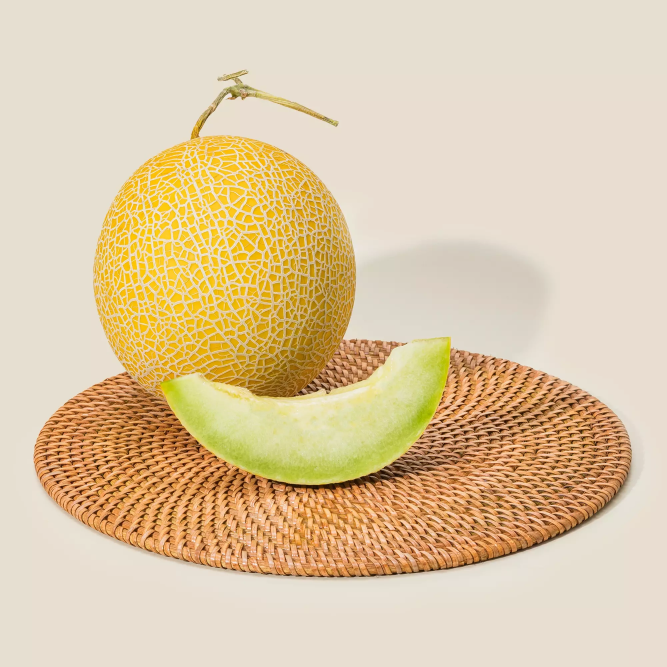
#> input picture python/jobsheet5/img/melon.png, 2000 x 2000 px, found by its file name (shown at 1/3 size)
$ python 5.4ekualClahe.py
#> lines starting #> are read from the running program, lines starting #| are printed output that depends on the picture
import cv2
import numpy as np

citra = cv2.imread('python\\jobsheet5\\img\\melon.png', 0)
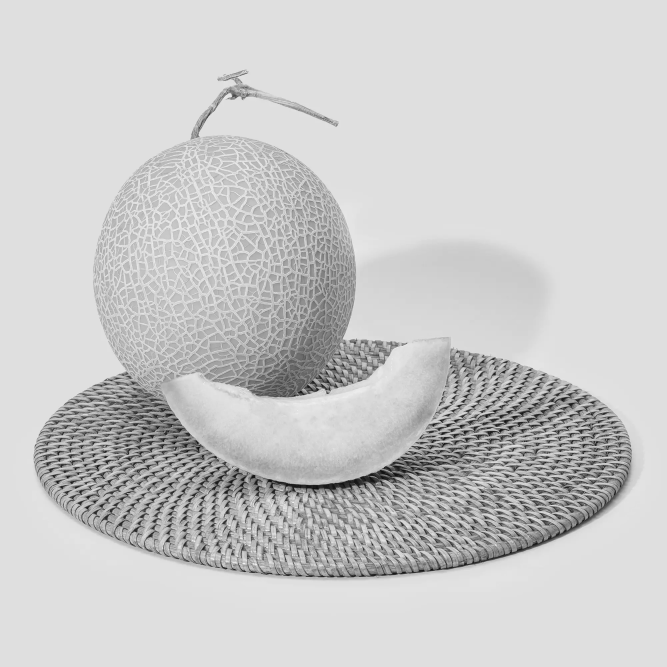
#> citra: shape (2000, 2000) (shown at 1/3 size); min 5, max 253, mean 202.7
clahe = cv2.createCLAHE(clipLimit=12, tileGridSize=(8,8))
ekual = clahe.apply(citra)
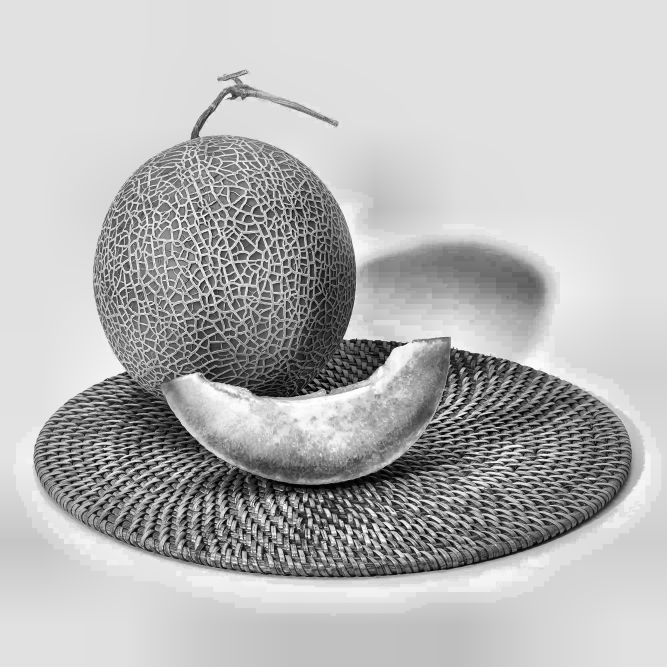
#> ekual: shape (2000, 2000) (shown at 1/3 size); min 0, max 255, mean 183.2
hasil = np.hstack((citra, ekual))
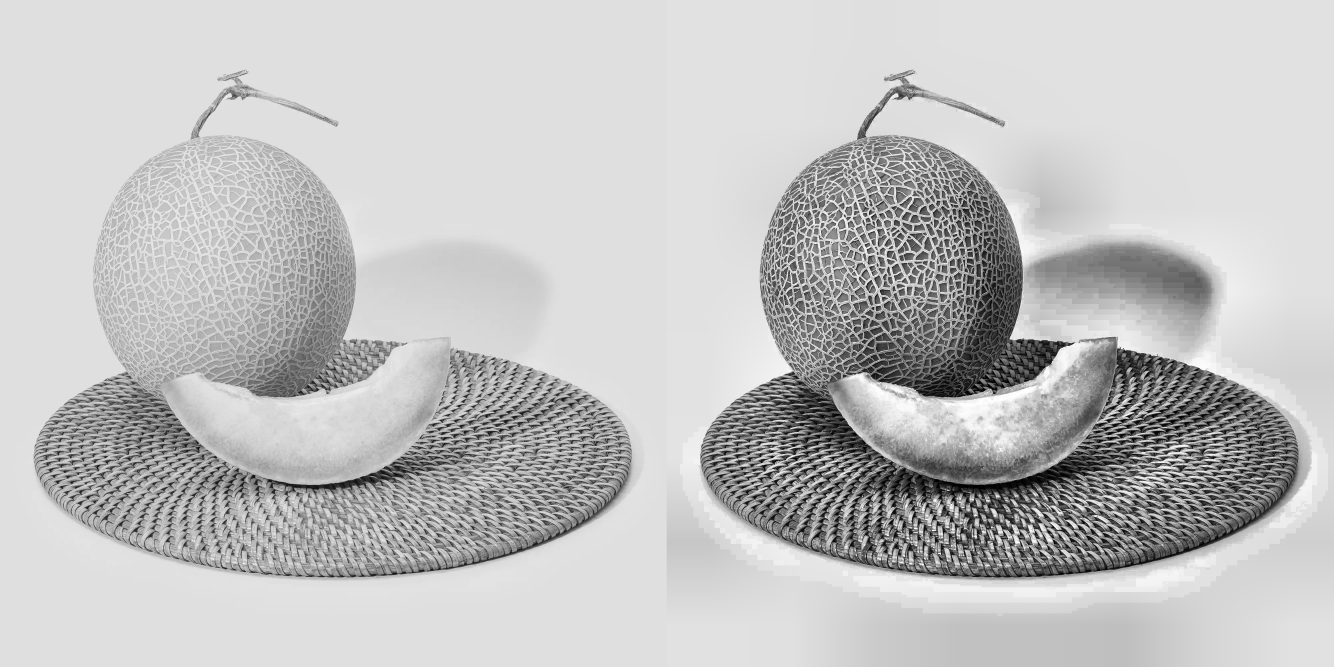
#> hasil: shape (2000, 4000) (shown at 1/3 size); min 0, max 255, mean 193

scale_percent = 20
width = int(hasil.shape[1] * scale_percent / 100)
#> width = 800
height = int(hasil.shape[0] * scale_percent / 100)
#> height = 400
dim = (width, height)
#> dim = (800, 400)
resized = cv2.resize(hasil, dim, interpolation=cv2.INTER_AREA)
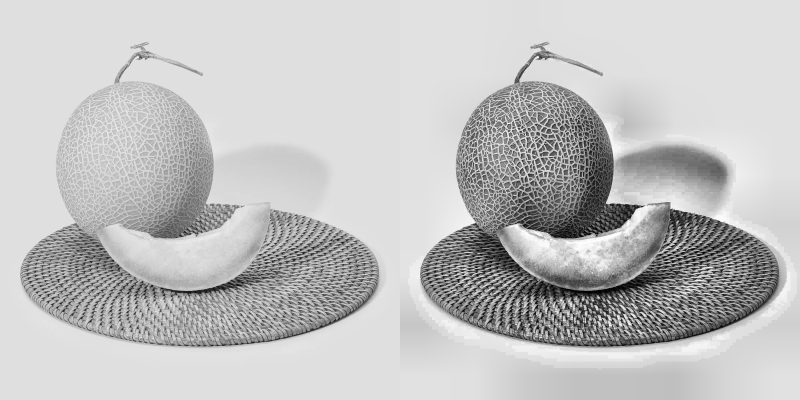
#> resized: shape (400, 800); min 1, max 255, mean 193

cv2.imshow('Hasil Ekual Clahe', resized)
cv2.waitKey(0)
cv2.destroyAllWindows()

$ run again, with python/jobsheet5/img/kucingCape.png copied over python/jobsheet5/img/melon.png
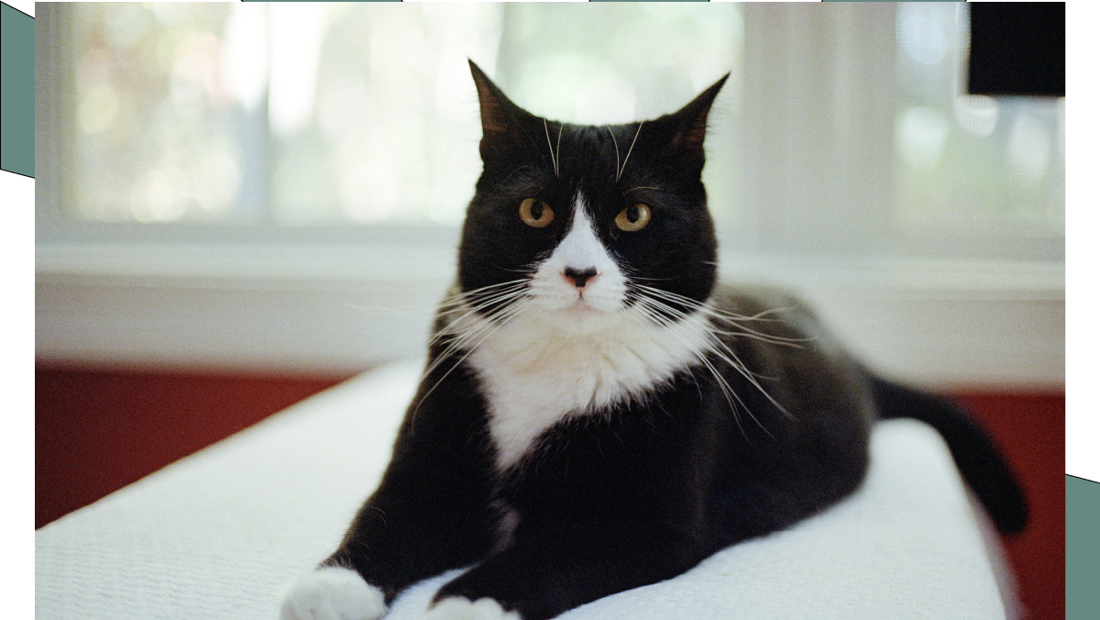
#> input picture python/jobsheet5/img/kucingCape.png, 1100 x 620 px, found by its file name
#> `ekual = clahe.apply(citra)`:
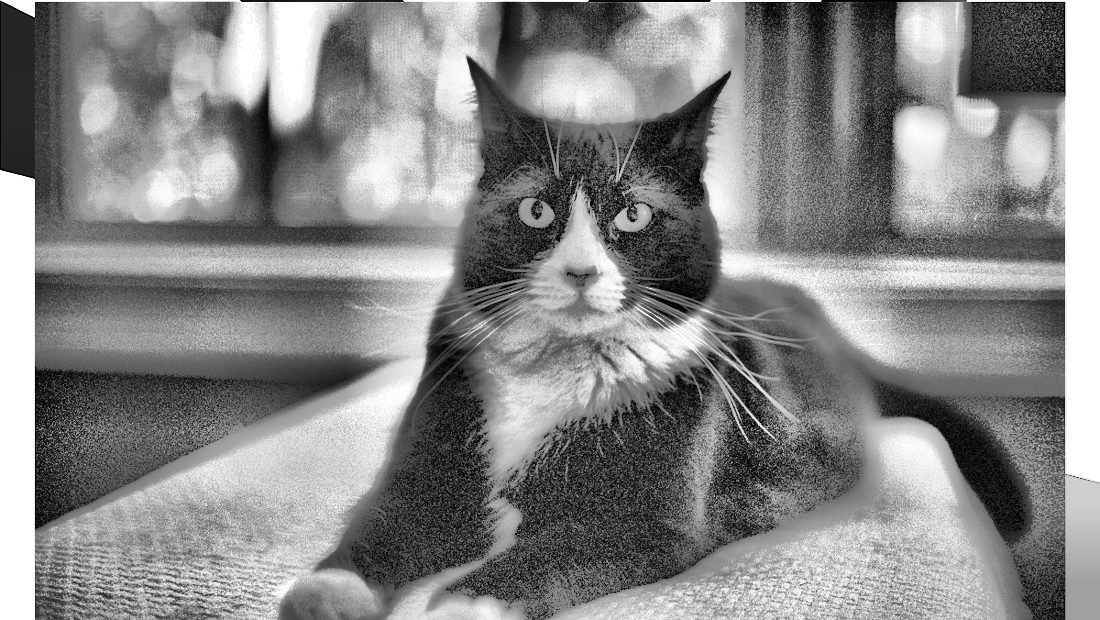
#> ekual: shape (620, 1100); min 0, max 255, mean 135.6
#> `resized = cv2.resize(hasil, dim, interpolation=cv2.INTER_AREA)`:
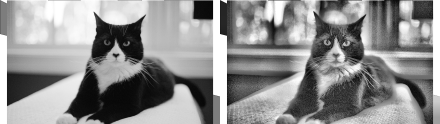
#> resized: shape (124, 440); min 6, max 255, mean 142.8

$ run again, with python/jobsheet5/img/kucingHitamPutih.jpg saved as python/jobsheet5/img/melon.png
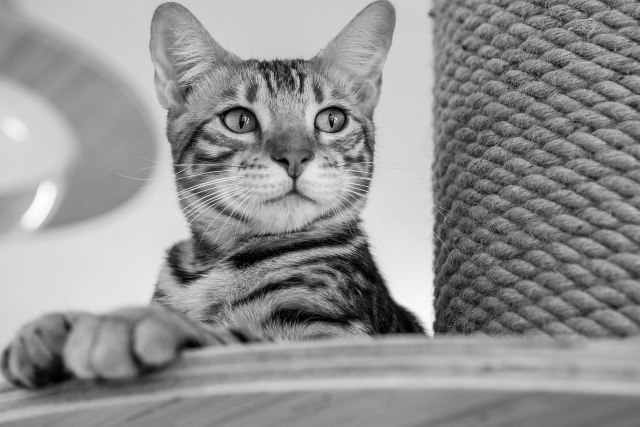
#> input picture python/jobsheet5/img/kucingHitamPutih.jpg, 1280 x 853 px, found by its file name (shown at 1/2 size)
#> citra is the input picture: shape (853, 1280); min 0, max 255, mean 145.5
#> `ekual = clahe.apply(citra)`:
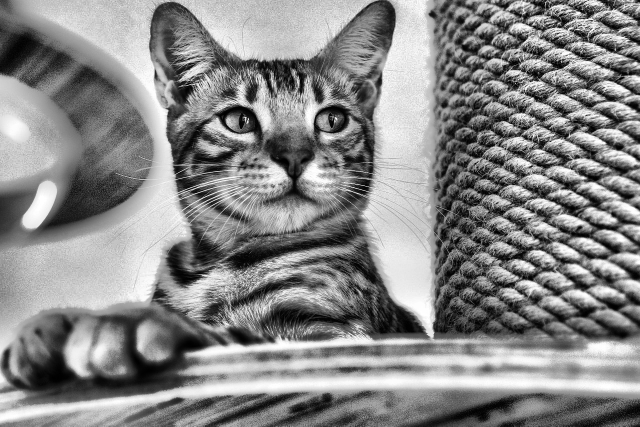
#> ekual: shape (853, 1280) (shown at 1/2 size); min 0, max 255, mean 135.4
#> `resized = cv2.resize(hasil, dim, interpolation=cv2.INTER_AREA)`:
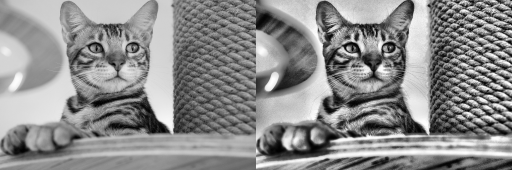
#> resized: shape (170, 512); min 0, max 255, mean 140.4
